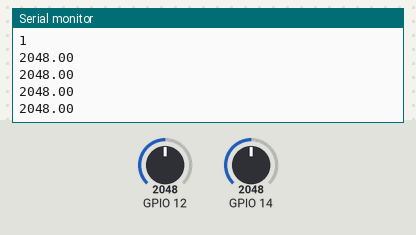
Recording of a sketch running on a simulated ESP32. Shown: the last lines printed to the serial monitor. Inputs (shaded band) come from the test bench; at power-on: GPIO 12 = 2048, GPIO 14 = 2048. WiFi joins after 1.5 s; servers stay silent unless stated.

Above: at 2.8 s.
2.9 s: GPIO 12 set to 2866
At 3.61 s:
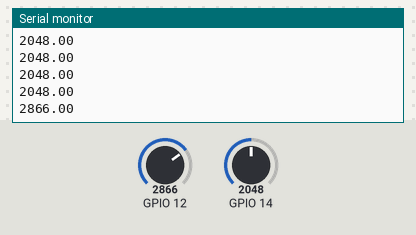
4.4 s: GPIO 14 set to 1228
At 4.51 s:
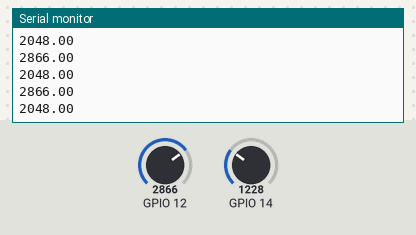
5.9 s: GPIO 12 set to 3603
At 6.01 s:
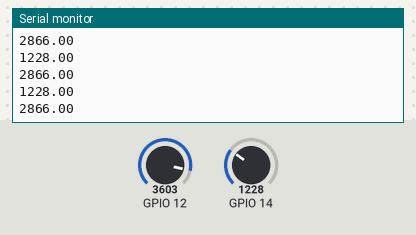
7.4 s: GPIO 14 set to 491
At 7.51 s:
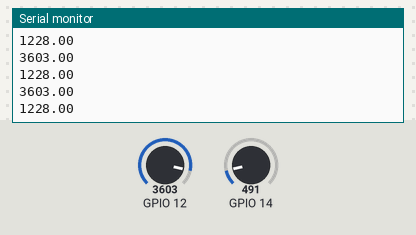
Timing chart, 0 to 9.9 s (numbered marks = the images above; inputs shaded):
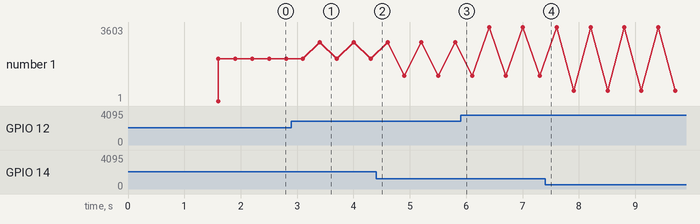

The sketch:

newESP32.ino
```cpp
#include <WiFi.h>
#include <ThingSpeak.h>    //using thingspeak library
WiFiClient client;
//#define LED 15

//#define RXp2 16
//#define TXp2 17

int count =0;

long myChannelNumber = 2557363;     //write your channel ID
const char myWriteAPIKey[] = "E8FU3EG7RDH9ZBMT"; //write your channel API key

void setup() {
  // put your setup code here, to run once:
  Serial.begin(115200);
 // Serial2.begin(115200, SERIAL_8N1, RXp2, TXp2);

//  pinMode(LED , OUTPUT);

  WiFi.begin("Redmi", "qwertyui");                      //write your wifi name and passward
  while(WiFi.status() != WL_CONNECTED)
  {
    delay(200);
    Serial.print("..");
  }
  Serial.println();
  Serial.println("NodeMCU is connected!");
 // digitalWrite(LED,HIGH);
  Serial.println("1");
 // Serial.println(WiFi.localIP());
  ThingSpeak.begin(client);
}

void loop()
 {
 // if(Serial2.available()!=0)
 // {
 //   if(count==1)

      float current = analogRead(12);
      Serial.println(current);
      ThingSpeak.writeField(myChannelNumber,2,current,myWriteAPIKey);
    //  count=0;
   // }
//   if(count==0)
  //  {
       float voltage = analogRead(14);
       Serial.println(voltage);
      ThingSpeak.writeField(myChannelNumber,1,voltage,myWriteAPIKey);
   //   count++;
 //   }
 // delay(1000);
  }
//}
```

Measured:
- after the input at 2.9 s, the serial monitor: prints a new line after 0.50 s (image 1)
- plotted number 1: 1228 → 491 after the input at 7.4 s
